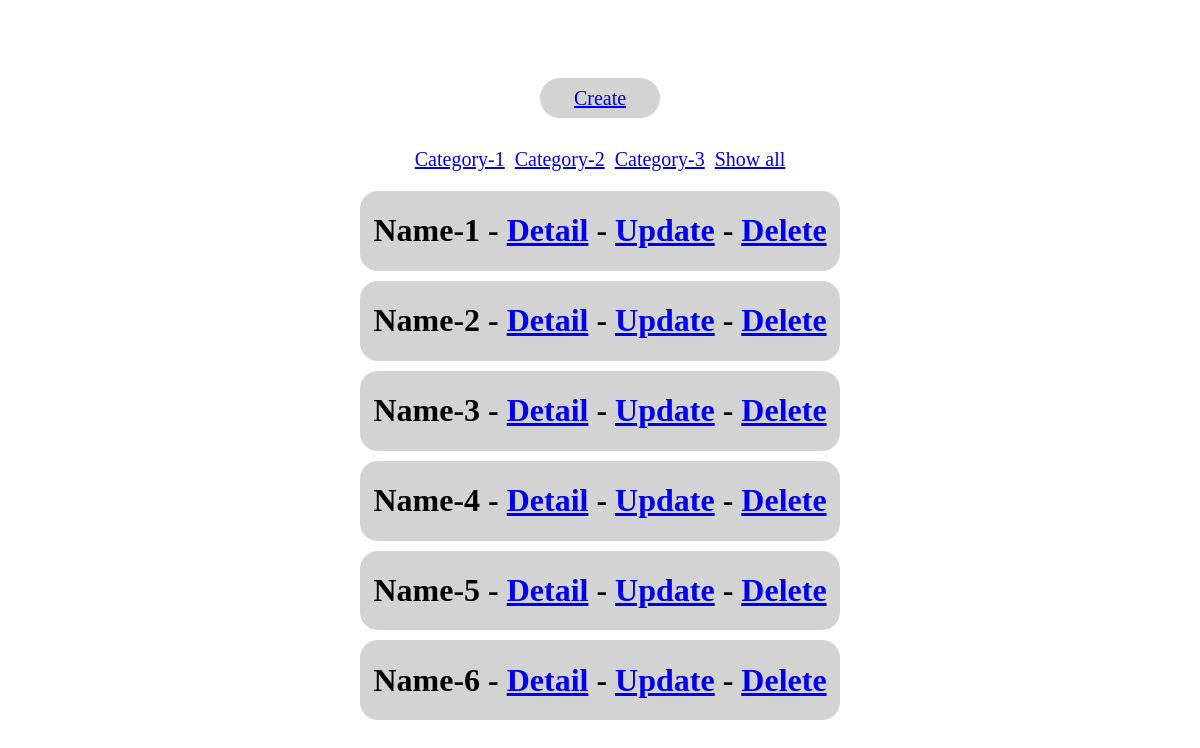
Before: / with the older database file.
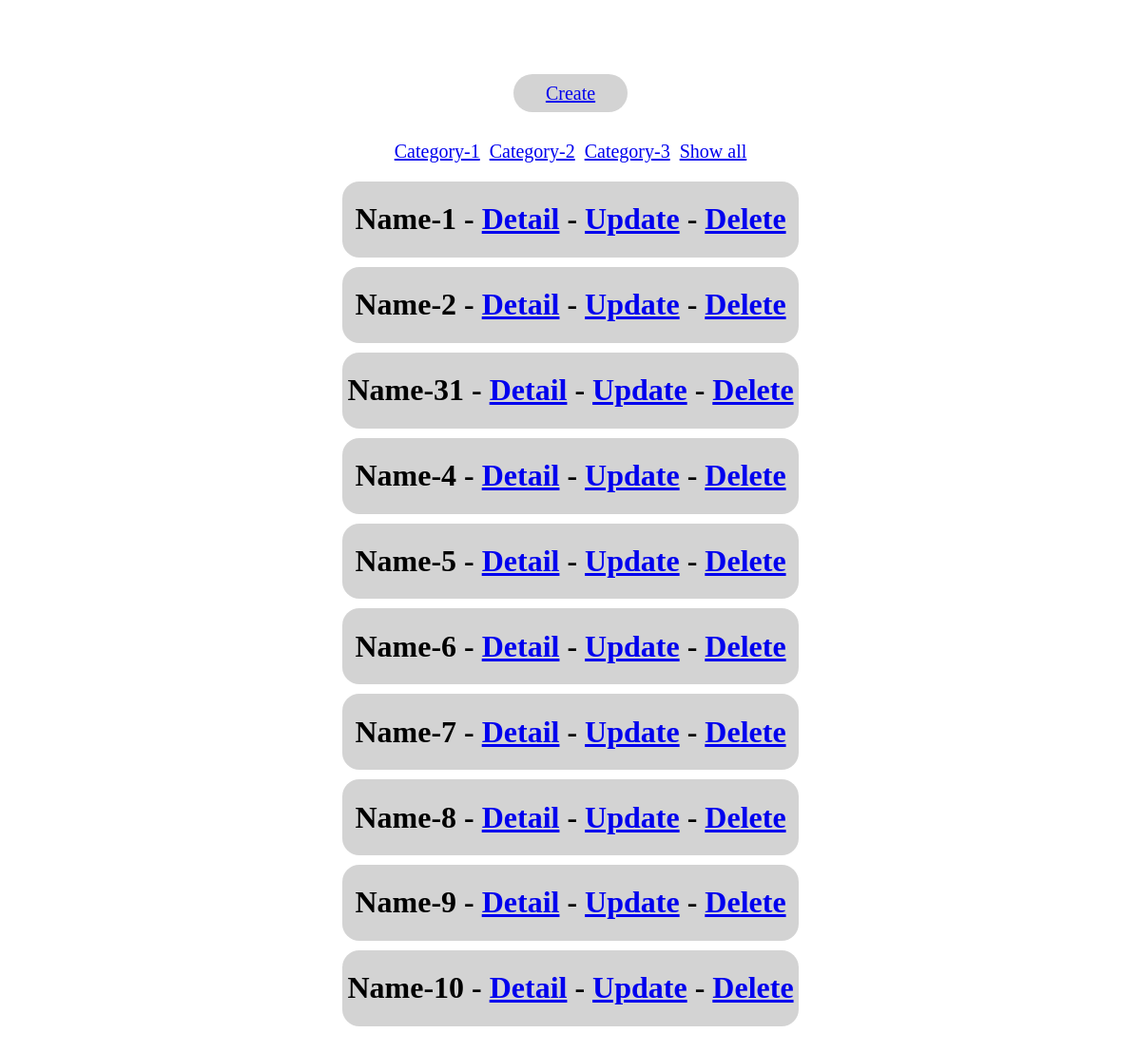
After: the same page with the newer database file.
### show_info/models.py (models this page shows, shortened)
class Category(models.Model):
    name = models.CharField('Category name', max_length=255)

class Product(models.Model):
    name = models.CharField('Product name', max_length=255)
    price = models.PositiveIntegerField('Price')
    quantity = models.PositiveIntegerField('Quantity')
    category = models.ForeignKey('Category', on_delete=models.SET_NULL, null=True, verbose_name='Category')
    date = models.DateField('Date add', auto_now_add=True)
    slug = models.SlugField('Slug', max_length=255, unique=True, null=True, blank=True)

### show_info/views.py (the view)
# urls.py: path('', views.product_list_page, name='product_list_page'),
def product_list_page(request):
    focus_cat = request.GET
    if focus_cat:
        products = Product.objects.filter(category=Category.objects.get(name=focus_cat['name']).pk)
    else:
        products = Product.objects.all()
    categorys = Category.objects.all()
    context = {'title': 'Product List',
               'products': products,
               'categorys': categorys}
    return render(request, 'show_info/product_list.html', context)

### show_info/templates/show_info/product_list.html
{% extends 'show_info/layout.html' %}
{% block content %}
    <div class="create">
        <a href="{% url 'product_create_page' %}">Create</a>
    </div>
    <div class="cat_link">
        {% for cat in categorys %}
            <a href="{% url 'product_list_page' %}?name={{ cat.name }}">{{ cat.name }}</a>
        {% endfor %}
        <a href="{% url 'product_list_page' %}">Show all</a>
    </div>
    {% for product in products %}
        <div class="card_info">
            <div>
                <h1>{{ product.name }} - <a href="{% url 'product_detail_page' product.slug %}">Detail</a>
                - <a href="{% url 'product_update_page' product.slug %}">Update</a>
                - <a href="{% url 'product_delete_page' product.slug %}">Delete</a></h1>
            </div>
        </div>
    {% endfor %}
{% endblock %}

### show_info/templates/show_info/layout.html (shortened to what this page needs)
<!doctype html>
{% load static %}
<html lang="en">
<head>
    <link rel="stylesheet" href="{% static 'show_info/css/store.css' %}">
</head>
<body>
    {% block content %}{% endblock %}
</body>
</html>

### static/show_info/css/store.css (style rules this page uses)
body { display: flex; flex-direction: column; align-items: center; padding: 70px; }
.create { width: 10vw; height: 5vh; background: lightgray; display: flex; flex-direction: column; align-items: center; border-radius: 24px; margin-bottom: 10px; }
.create a { margin: auto; font-size: 20px; }
.cat_link { display: flex; gap: 10px; padding: 20px; }
.cat_link a { font-size: 20px; }
.card_info { display: flex; flex-direction: column; align-items: center; width: 40vw; background: lightgray; border-radius: 18px; margin-bottom: 10px; }

Changed rows visible on the page:
changed Product: name "Name-3" → "Name-31"
added Product: name "Name-7"
added Product: name "Name-8"
added Product: name "Name-9"
added Product: name "Name-10"
